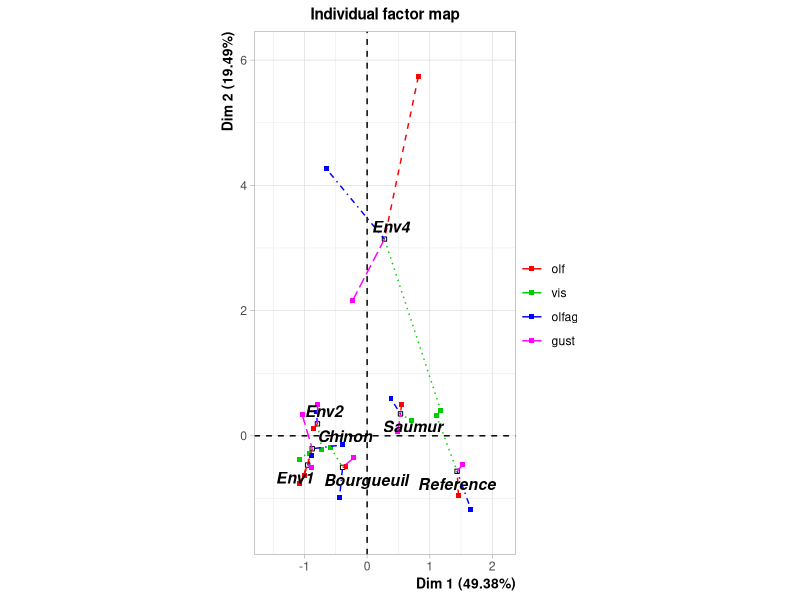
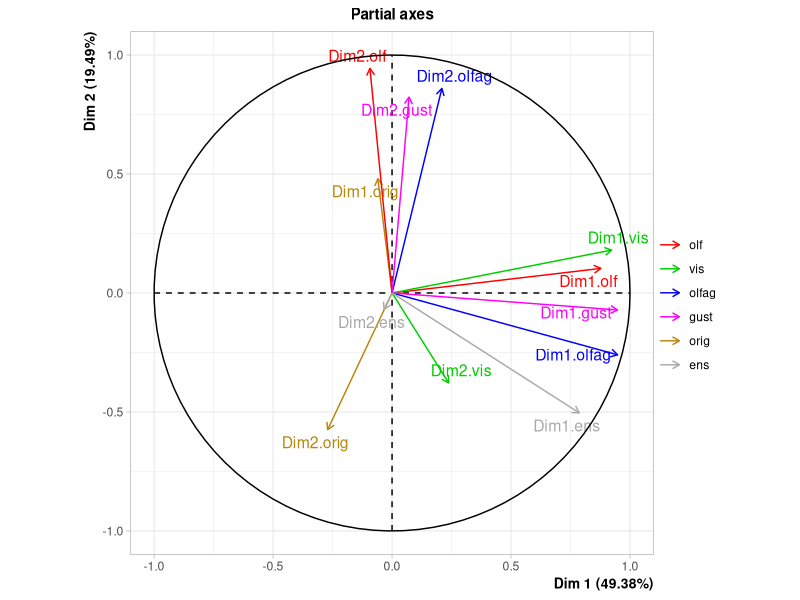
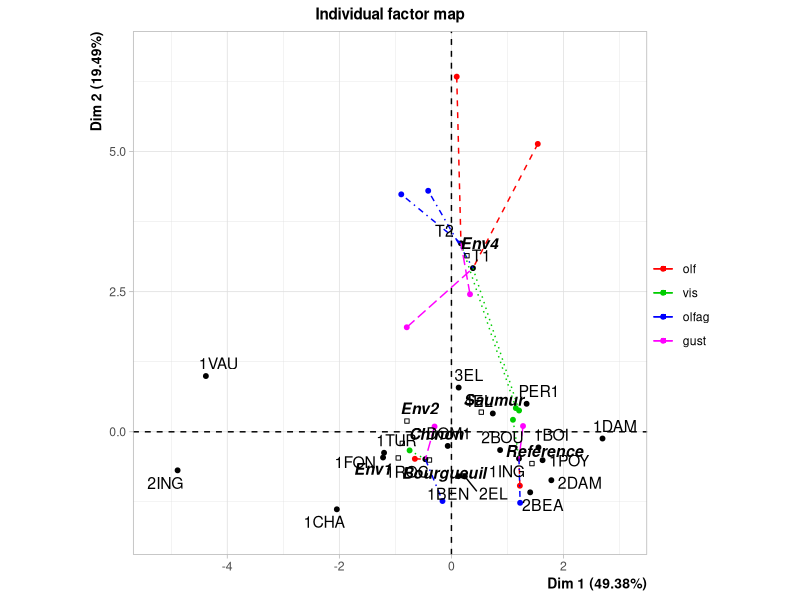
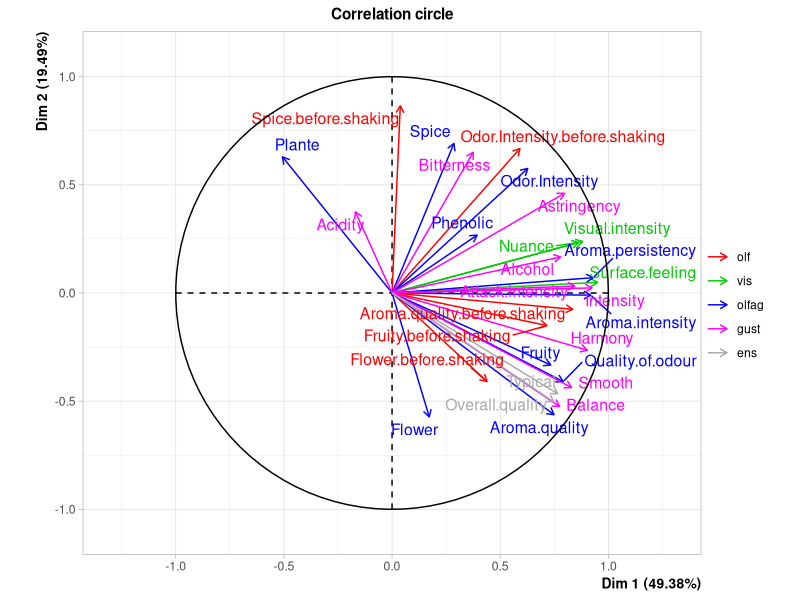
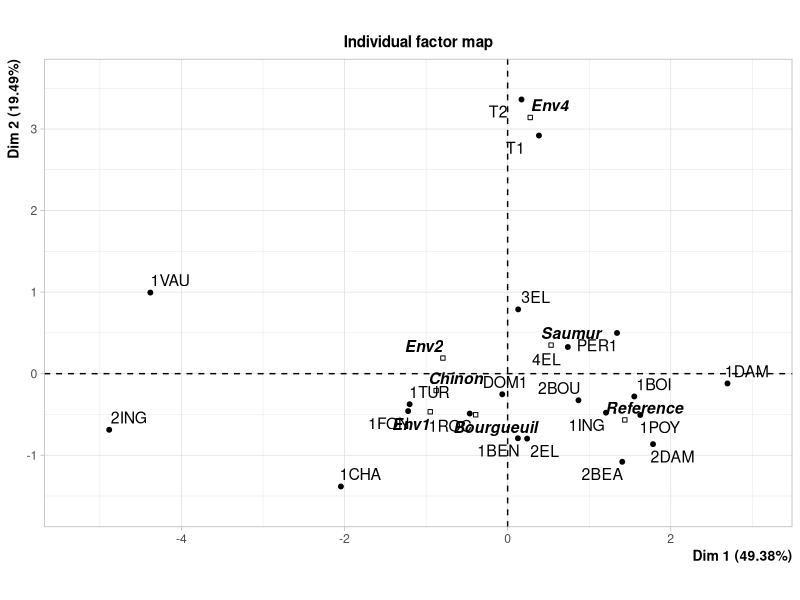
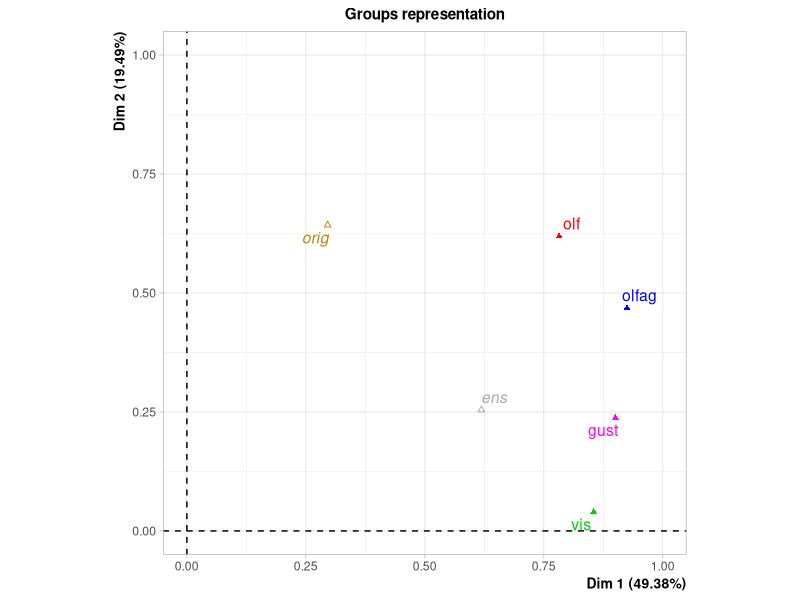
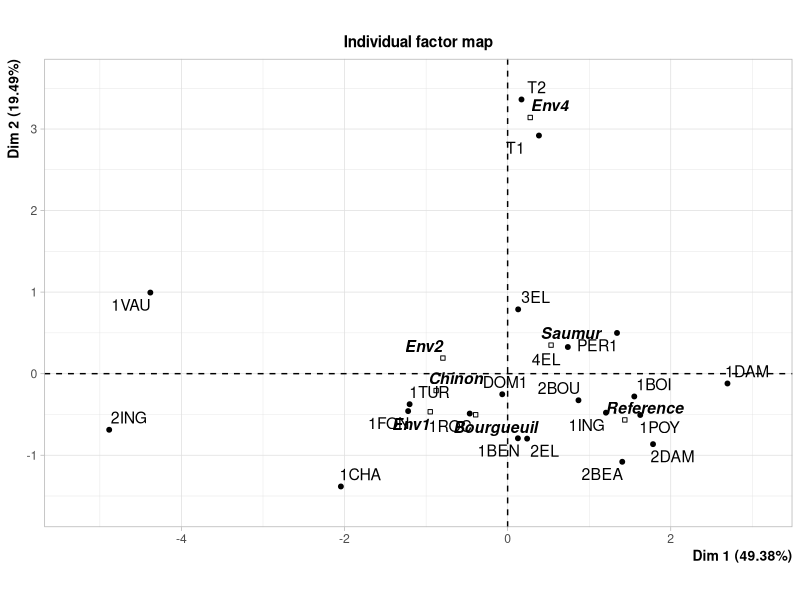
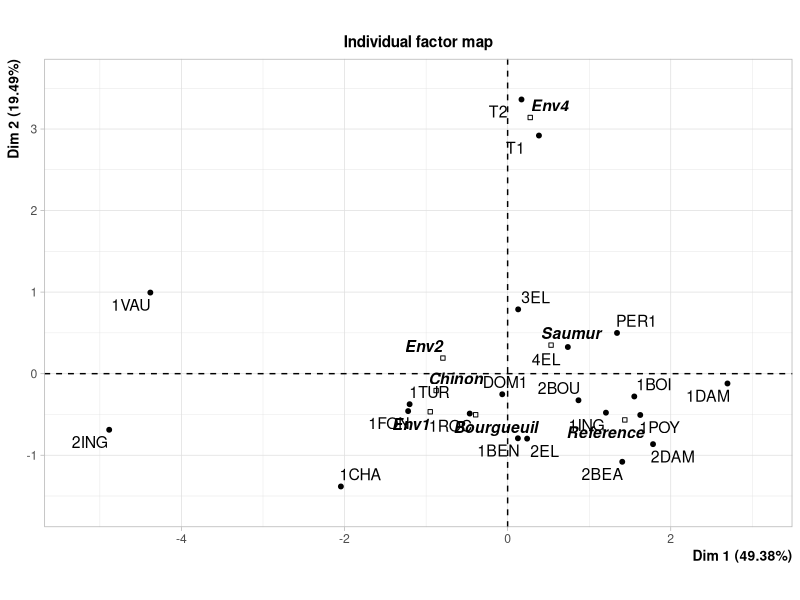

R code for these plots, in order: (Note: this script raises an error after producing the figures.)
## ---- chunk 1
library(FactoMineR)
data(wine)
## ---- chunk 2
res <- MFA(wine, group=c(2,5,3,10,9,2), type=c("n",rep("s",5)),
    ncp=5, name.group=c("orig","olf","vis","olfag","gust","ens"),
    num.group.sup=c(1,6))
## ---- chunk 3
summary(res, ncp=2)
## ---- chunk 4
plot(res)
plot(res, invisible="quali")
plot(res, invisible="quali", cex=0.8)
plot(res, invisible="quali", cex=0.8, partial=c("1VAU","PER1"))
## ---- chunk 5
plot(res, invisible="quali", cex=0.8, partial=c("1VAU","PER1"), select="cos2 0.4")
plot(res, ,invisible="quali", partial="all", 
     palette=palette(c("black","transparent","transparent","blue","transparent")))
plot(res, invisible="quali", habillage=1, cex=0.8, select="cos2 0.4")
plot(res, invisible="quali", habillage="Soil", cex=0.8, select="cos2 0.4")
plot(res, invisible="quali", habillage="Soil", cex=0.8, select="contrib 5")
plot(res, invisible="quali", habillage="Soil", cex=0.8, select="contrib 5", unselect=0)
plot(res, invisible="quali", habillage="Soil", cex=0.8, select="contrib 5", unselect=1)
plot(res, invisible="quali", habillage="Soil", cex=0.8, select="contrib 5", unselect="grey70")
plot(res, invisible="quali", habillage="Soil", cex=0.8, select="contrib 5", 
     unselect="grey70", axes=3:4)
plot(res, invisible="quali", habillage="Soil", cex=0.8, select=c("1VAU","PER1"), 
     unselect="grey70", axes=3:4)

## ---- chunk 6
plot(res, choix="var")
plot(res, choix="var", shadow=TRUE)
plot(res, choix="var", shadow=TRUE, select="contrib 5")
plot(res, choix="var", shadow=TRUE, select="contrib 5", axes=3:4)
## ---- chunk 7
res <- MFA(wine, group=c(2,5,3,10,9,2), type=c("n",rep("s",5)),
    ncp=3, name.group=c("orig","olf","vis","olfag","gust","ens"),
    num.group.sup=c(1,6))
plot(res, choix="axes")
## ---- chunk 8
dimdesc(res)
